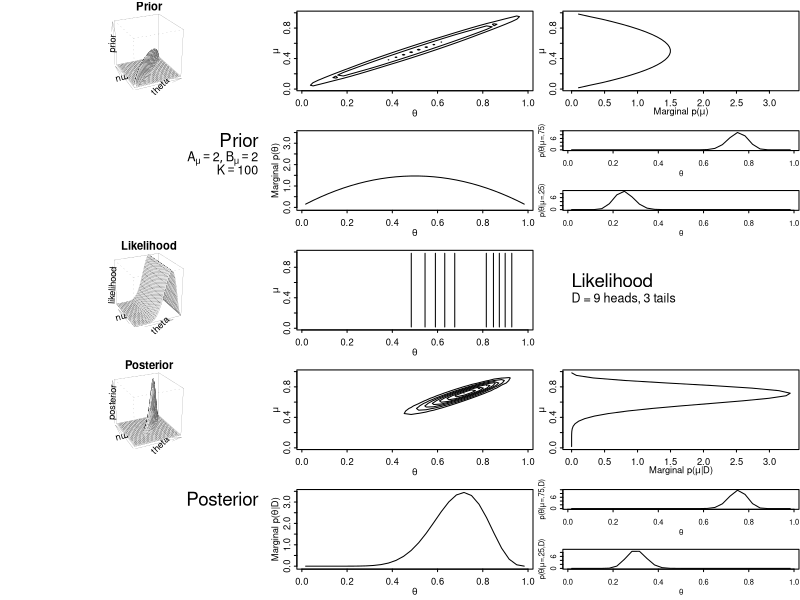

Reproduce this figure in R.
# Grid on 1st-level parameter
b=7 ; nbin = 2*(2*b+1) ; binwidth = 1/nbin
theta = seq( from=binwidth/2 , to=1.0-binwidth/2 , by=binwidth ) 
# Grid on hyperparameter
mu = seq( from=binwidth/2 , to=1.0-binwidth/2 , by=binwidth ) 

#############################################################################
## UNCOMMENT JUST ONE OF THE FOLLOWING SETS OF SPECIFICATIONS

setSpec = c("twoval","betaSmallK","betaLargeK")[3]
if ( setSpec=="twoval" ) {
 # Two-value mu for model-comparison hyperprior
 hypertype = "twoval"
 priorMuN = 12
 datay = 6 ; dataN = 9
}
if ( setSpec=="betaSmallK" ) {
 # Beta hyperprior, low dependence
 hypertype = "beta"
 priorMuN = 6
 hyper_a = 20 ; hyper_b = 20
 datay = 9 ; dataN = 12
}
if ( setSpec=="betaLargeK" ) {
 # Beta hyperprior, high dependence
 hypertype = "beta"
 priorMuN = 100
 hyper_a = 2 ; hyper_b = 2
 datay = 9 ; dataN = 12
}

#############################################################################

# Specify prior
# Prior at 1st level
# Small priorMuN implies low certainty about dependence of theta on mu.
# Large priorMuN implies high certainty about dependence of theta on mu.
pThetaAtMu = function( theta , mu , n=priorMuN ) {
	dbeta(theta ,n*mu ,(1-mu)*n)
}
# Hyperprior
if ( hypertype == "twoval" ) {
	pMu = function( mu ) { 
		valone = .25 ; valtwo = .75 ; slicewidth = .001 
		( abs(mu-valone)<slicewidth ) | ( abs(mu-valtwo)<slicewidth ) 
	}
}
if ( hypertype == "beta" ) {
	# Small values for hyper_a,hyper_b imply low certainty about mu.
	# Large values for hyper_a,hyper_b imply high certainty about mu.
	pMu = function( mu ) { dbeta( mu , hyper_a , hyper_b ) }
}
# Joint prior
pThetaAndMu = function( theta , mu ) { pThetaAtMu(theta,mu) * pMu(mu) }
jointprior = outer( theta , mu , pThetaAndMu )
jointprior = jointprior / sum( jointprior ) # mass at discrete points
jointprior = jointprior / (binwidth^2) # density
# Marginal of joint prior
priorMuMarg = colSums( jointprior ) * binwidth # density
priorThetaMarg = rowSums( jointprior ) * binwidth # density

# Specify likelihood

likeatjointpoint = function( t , m , y=datay , N=dataN ) { 
	t^y * (1-t)^(N-y) # notice this depends only on t, not on m
}
likelihood = outer( theta , mu , likeatjointpoint )

# Determine posterior
pData = sum( jointprior * likelihood )
posterior = ( jointprior * likelihood ) / pData
posterior = posterior / (binwidth^2) # density
# Marginals of joint posterior
postMuMarg = colSums(posterior) * binwidth # density
postThetaMarg = rowSums(posterior) * binwidth # density

#------ plot ----------------------------

ipp = 3 # inches per plot
windows(3.2*ipp,5*ipp)
layout( 
	matrix( c( 	1,1,   2,2,   3,3,
			1,1,   2,2,   3,3,
			4,4,   5,5,   6,6,
			4,4,   5,5,   7,7,
			8,8,   9,9,   10,10,
			8,8,   9,9,   10,10,
			11,11, 12,12, 13,13,
			11,11, 12,12, 13,13,
			14,14, 15,15, 16,16,
			14,14, 15,15, 17,17
			) 
	,nrow=10,ncol=6,byrow=TRUE ) 
) 

cexfac = (0.75)
par(cex=cexfac,cex.axis=cexfac,cex.lab=cexfac,cex.main=cexfac*1.2,cex.sub=cexfac)
par(mex=0.9*cexfac)
par(mar=c(2.95,2.95,1.0,0)) # number of margin lines: bottom,left,top,right
par(tcl=-0.25) # tick length as proportion of character ht
par(mgp=c(1.35,0.35,0)) # which margin lines title,label,line
par( oma = c( 0.1, 0.1, 0.1, 0.1) ) # outer margin

rotate = (-25)
tilt = 25
parallelness = 5.0
shadeval = 0.05
perspcex = 0.7
ncontours = 9
zmax = max(c(max(posterior),max(jointprior)))
muMargMax = max(c(max(priorMuMarg),max(postMuMarg)))
thetaMargMax = max(c(max(priorThetaMarg),max(postThetaMarg)))

# 1
par(pty="m") 
persp( theta ,mu ,jointprior ,main="Prior" ,cex=perspcex ,zlab="prior"
	,xlim=c(0,1) ,ylim=c(0,1) ,zlim=c(0,zmax) ,lwd=0.1
	,theta=rotate, phi=tilt ,d=parallelness ,shade=shadeval )

#2
par(pty="m") 
contour( theta ,mu ,jointprior ,main=bquote(" ") 
	,levels=signif(seq(0,zmax,length=ncontours),3) ,drawlabels=FALSE
	,xlab=bquote(theta) ,ylab=bquote(mu) )

#3
par(pty="m") 
plot( priorMuMarg ,mu ,type="l"
	,ylab=bquote(mu)
	,xlab=bquote("Marginal p("*mu*")") ,xlim=c(0,muMargMax) )

#4
plot( c(0,1),c(0,1) ,type="n" ,bty="n" ,xaxt="n" ,yaxt="n" ,xlab="" ,ylab="" )
text( 1,.8,"Prior",adj=c(1,-0.1),cex=1.5)
if ( hypertype == "beta" ) {
text( 1,0.8,bquote( list( A[mu]==.(hyper_a) , B[mu]==.(hyper_b) ) ),adj=c(1,1.2),cex=1.0)
}
text( 1,0.8,bquote( list( K==.(priorMuN) ) ),adj=c(1,2.6),cex=1.0)



#5
par(pty="m") 
plot( theta, priorThetaMarg ,type="l"
	,xlab=bquote(theta)
	,ylab=bquote("Marginal p("*theta*")") ,ylim=c(0,thetaMargMax) )

#6
plotmuval=.75
plotmuidx = which.min( abs(mu-plotmuval) )
plotmuval = mu[plotmuidx]
ymax = max( c( max( jointprior[,plotmuidx]/sum(jointprior[,plotmuidx]) ) 
	, max( posterior[,plotmuidx]/sum(posterior[,plotmuidx]) )))*(1/binwidth)
par(pty="m") 
plot( theta , jointprior[,plotmuidx]/sum(jointprior[,plotmuidx])*(1/binwidth)
	, type="l" ,ylim=c(0,ymax) ,xlab=bquote(theta)
	,ylab=bquote("p("*theta*"|"*mu*"=.75)")
	,cex.lab=cexfac*.8 ,cex.axis=cexfac*.8 )

#7
plotmuval=.25
plotmuidx = which.min( abs(mu-plotmuval) )
plotmuval = mu[plotmuidx]
ymax = max( c( max( jointprior[,plotmuidx]/sum(jointprior[,plotmuidx]) ) 
	, max( posterior[,plotmuidx]/sum(posterior[,plotmuidx]) )))*(1/binwidth)
par(pty="m") 
plot( theta , jointprior[,plotmuidx]/sum(jointprior[,plotmuidx])*(1/binwidth)
	, type="l" ,ylim=c(0,ymax) ,xlab=bquote(theta)
	,ylab=bquote("p("*theta*"|"*mu*"=.25)")
	,cex.lab=cexfac*.8 ,cex.axis=cexfac*.8 )

#8
par(pty="m") 
persp( theta,mu, likelihood ,main="Likelihood" ,cex=perspcex ,lwd=0.1
	,theta=rotate, phi=tilt ,d=parallelness ,shade=shadeval )

#9
par(pty="m") 
contour( theta ,mu ,likelihood ,main=bquote(" ") ,nlevels=(ncontours-1)
	,xlab=bquote(theta) ,ylab=bquote(mu) ,drawlabels=FALSE )

#10
plot( c(0,1),c(0,1) ,type="n" ,bty="n" ,xaxt="n" ,yaxt="n" ,xlab="" ,ylab="" )
text( 0.0,0.5,"Likelihood",adj=c(0,-0.2),cex=1.5)
text( 0.0,0.5
	,bquote( "D = " * .(datay) *" heads, "* .(dataN-datay) *" tails" )
	,adj=c(0,1.2),cex=1.0)

#11
par(pty="m") 
persp( theta,mu, posterior ,main="Posterior" ,cex=perspcex
	,xlim=c(0,1) ,ylim=c(0,1) ,zlim=c(0,zmax) ,lwd=0.1
	,theta=rotate, phi=tilt ,d=parallelness ,shade=shadeval )

#12
par(pty="m") 
contour( theta ,mu ,posterior ,main=bquote(" ") 
	,levels=signif(seq(0,zmax,length=ncontours),3) ,drawlabels=FALSE
	,xlab=bquote(theta) ,ylab=bquote(mu) )

#13
par(pty="m") 
plot( postMuMarg ,mu ,type="l"
	,ylab=bquote(mu)
	,xlab=bquote("Marginal p("*mu*"|D)") ,xlim=c(0,muMargMax) )

#14
plot( c(0,1),c(0,1) ,type="n" ,bty="n" ,xaxt="n" ,yaxt="n" ,xlab="" ,ylab="" )
text( 1,.8,"Posterior",adj=c(1,-0.1),cex=1.5)

#15
par(pty="m") 
plot( theta, postThetaMarg ,type="l"
	,xlab=bquote(theta)
	,ylab=bquote("Marginal p("*theta*"|D)") ,ylim=c(0,thetaMargMax) )

#16
plotmuval=.75
plotmuidx = which.min( abs(mu-plotmuval) )
plotmuval = mu[plotmuidx]
ymax = max( c( max( jointprior[,plotmuidx]/sum(jointprior[,plotmuidx]) ) 
	, max( posterior[,plotmuidx]/sum(posterior[,plotmuidx]))))*(1/binwidth)
par(pty="m") 
plot( theta , posterior[,plotmuidx]/sum(posterior[,plotmuidx])*(1/binwidth) 
	, type="l" ,ylim=c(0,ymax) ,xlab=bquote(theta)
	,ylab=bquote("p("*theta*"|"*mu*"=.75,D)")
	,cex.lab=cexfac*.8 ,cex.axis=cexfac*.8 )

#17
plotmuval=.25
plotmuidx = which.min( abs(mu-plotmuval) )
plotmuval = mu[plotmuidx]
ymax = max( c( max( jointprior[,plotmuidx]/sum(jointprior[,plotmuidx]) ) 
	, max( posterior[,plotmuidx]/sum(posterior[,plotmuidx]))))*(1/binwidth)
par(pty="m") 
plot( theta , posterior[,plotmuidx]/sum(posterior[,plotmuidx])*(1/binwidth) 
	, type="l" ,ylim=c(0,ymax) ,xlab=bquote(theta)
	,ylab=bquote("p("*theta*"|"*mu*"=.25,D)") 
	,cex.lab=cexfac*.8 ,cex.axis=cexfac*.8 )

want_eps_file = TRUE
if ( want_eps_file ) {
	if ( hypertype == "beta" ) {
		epsfilename = paste( "BinomHierGrid" 
			,"_",bquote(.(priorMuN))
			,"_",bquote(.(hyper_a))
			,"_",bquote(.(hyper_b))
			,"_",bquote(.(datay))
			,"_",bquote(.(dataN))
			,".eps" ,sep="" ) 
	}
	if ( hypertype == "twoval" ) {
		epsfilename = "BinomHierGridTwoval.eps"
	}
	dev.copy2eps( file = epsfilename )
}